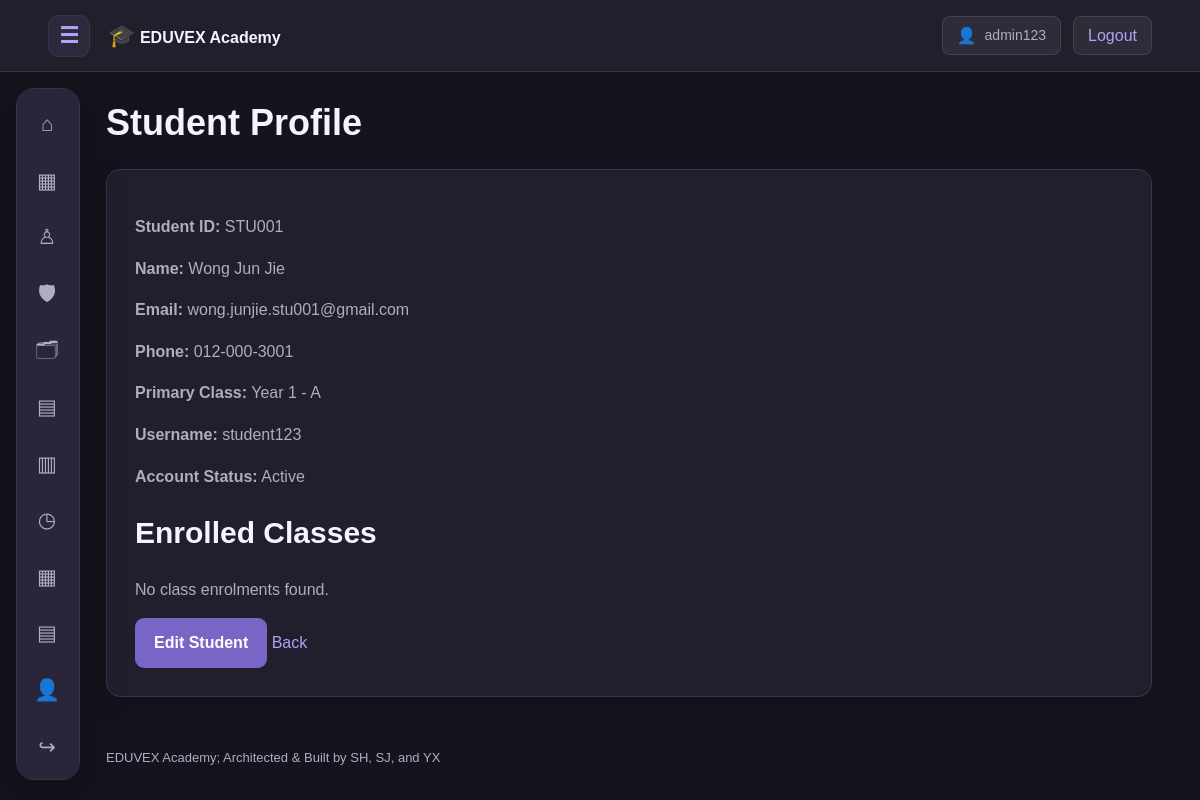
Page /student_management/view_student.php?id=STU001 (signed in) on the committed database.
### tables this page shows
CREATE TABLE IF NOT EXISTS students (
    student_id VARCHAR(12) PRIMARY KEY,
    student_name VARCHAR(120) NOT NULL,
    student_email VARCHAR(180) UNIQUE,
    student_phone_number VARCHAR(30),
    student_class VARCHAR(12)
);

CREATE TABLE IF NOT EXISTS classes (
    class_id VARCHAR(12) PRIMARY KEY,
    grade_level VARCHAR(60),
    section VARCHAR(30),
    academic_year SMALLINT,
    class_teacher_id VARCHAR(12)
);

CREATE TABLE IF NOT EXISTS user_accounts (
    user_id BIGINT UNSIGNED AUTO_INCREMENT PRIMARY KEY,
    username VARCHAR(100) NOT NULL UNIQUE,
    email VARCHAR(180) NOT NULL UNIQUE,
    password_hash VARCHAR(255) NOT NULL,

    role ENUM(
        'admin',
        'staff',
        'student'
    ) NOT NULL,

    admin_id VARCHAR(12) UNIQUE NULL,
    staff_id VARCHAR(12) UNIQUE NULL,
    student_id VARCHAR(12) UNIQUE NULL,

    preferred_language VARCHAR(10) DEFAULT 'en',
    profile_image VARCHAR(255) DEFAULT NULL,
    is_active TINYINT(1) DEFAULT 1,
    created_at TIMESTAMP DEFAULT CURRENT_TIMESTAMP
);

### includes/functions.php (called while the page is built, shortened)
<?php
function h(mixed $value): string {
    return htmlspecialchars(
        (string)($value ?? ''),
        ENT_QUOTES | ENT_SUBSTITUTE,
        'UTF-8'
    );
}
function url(string $path = ''): string {
    return BASE_URL . '/' . ltrim($path, '/');
}
function me(): array {
    return [
        'id' => $_SESSION['user_id'] ?? null,
        'username' => $_SESSION['username'] ?? '',
        'role' => $_SESSION['role'] ?? ''
    ];
}

### student_management/view_student.php (the view, shortened to what this page needs)
<?php
require_once __DIR__ . '/../config/database.php';
$id = trim($_GET['id'] ?? '');
$stmt = $pdo->prepare("
    SELECT s.*,
           c.grade_level,
           c.section,
           u.username, u.is_active
    FROM students s
    LEFT JOIN classes c ON s.student_class = c.class_id
    LEFT JOIN user_accounts u ON u.student_id = s.student_id
    WHERE s.student_id = ?
");
$stmt->execute([$id]);
$student = $stmt->fetch();
$stmt = $pdo->prepare("
    SELECT c.class_id, c.grade_level, c.section
    FROM student_enrolments e
    JOIN classes c ON e.class_id = c.class_id
    WHERE e.student_id = ?
    ORDER BY c.grade_level, c.section
");
$stmt->execute([$id]);
$enrolments = $stmt->fetchAll();
require __DIR__ . '/../includes/header.php';
?>
<h1>Student Profile</h1>
<section class="panel">
    <p><strong>Student ID:</strong>
        <?= h($student['student_id']) ?></p>
    <p><strong>Name:</strong>
        <?= h($student['student_name']) ?></p>
    <p><strong>Email:</strong>
        <?= h($student['student_email']) ?></p>
    <p><strong>Phone:</strong>
        <?= h($student['student_phone_number']) ?></p>
    <p><strong>Primary Class:</strong>
        <?= h(!empty($student['grade_level']) ? $student['grade_level'] . ' - ' . $student['section'] : 'Not Assigned') ?></p>
    <p><strong>Username:</strong>
        <?= h($student['username'] ?? 'No Login Account') ?></p>
    <p><strong>Account Status:</strong>
        <?php
        if ($student['is_active'] === null) {
            echo 'No Account';
        } else {
            echo $student['is_active'] ? 'Active' : 'Inactive';
        }
        ?>
    </p>
    <h2>Enrolled Classes</h2>
    <?php if (!$enrolments): ?>
        <p>No class enrolments found.</p>
    <?php endif; ?>
    <?php if (me()['role'] === 'admin'): ?>
        <a class="button" href="<?= h(url(
            'student_management/edit_student.php?id=' .
            urlencode($id)
        )) ?>">Edit Student</a>
    <?php endif; ?>
    <a href="<?= h(url('student_management/index.php')) ?>">
        Back
    </a>
</section>
<?php require __DIR__ . '/../includes/footer.php'; ?>

### assets/css/style.css (style rules this page uses)
:root { color-scheme: dark; --bg: #15141E; --surface: #211F2D; --surface2: #292638; --line: #39344E; --accent: #B4A0F7; --accent-dark: #7965C5; --text: #F5F3FF; --muted: #B0ACC3; --nav-width: 64px; --header-height: 72px; }
* { box-sizing: border-box; }
html { scroll-behavior: smooth; scroll-padding-top: 90px; }
body { margin: 0; background: var(--bg); color: var(--text); font-family: Arial, Helvetica, sans-serif; font-size: 16px; line-height: 1.6; }
a { color: var(--accent); text-decoration: none; }
h1, h2, h3 { line-height: 1.25; }
h1 { font-size: clamp(28px, 3vw, 40px); }
h2 { font-size: clamp(23px, 2.5vw, 32px); }
p { color: var(--muted); }
.panel { background: var(--surface); border: 1px solid var(--line); border-radius: 14px; padding: 28px; box-shadow: 0 8px 24px rgba(0,0,0,0.15); }
button, .button { display: inline-block; padding: 11px 18px; border: 1px solid transparent; border-radius: 9px; background: var(--accent-dark); color: #FFFFFF; font-weight: 600; text-decoration: none; }

### rows in the picture
students: student_id "STU001", student_name "Wong Jun Jie", student_email "wong.junjie.stu001@gmail.com", student_phone_number "012-000-3001", classes.grade_level+section "Year 1 - A", user_accounts.username "student123"

### other values in the picture
$account['username'] "admin123"
$symbol "⌂"
$symbol "▦"
$symbol "♙"
$symbol "🛡"
$symbol "🗂"
$symbol "▤"
$symbol "▥"
$symbol "◷"
$symbol "👤"
$symbol "↪"
